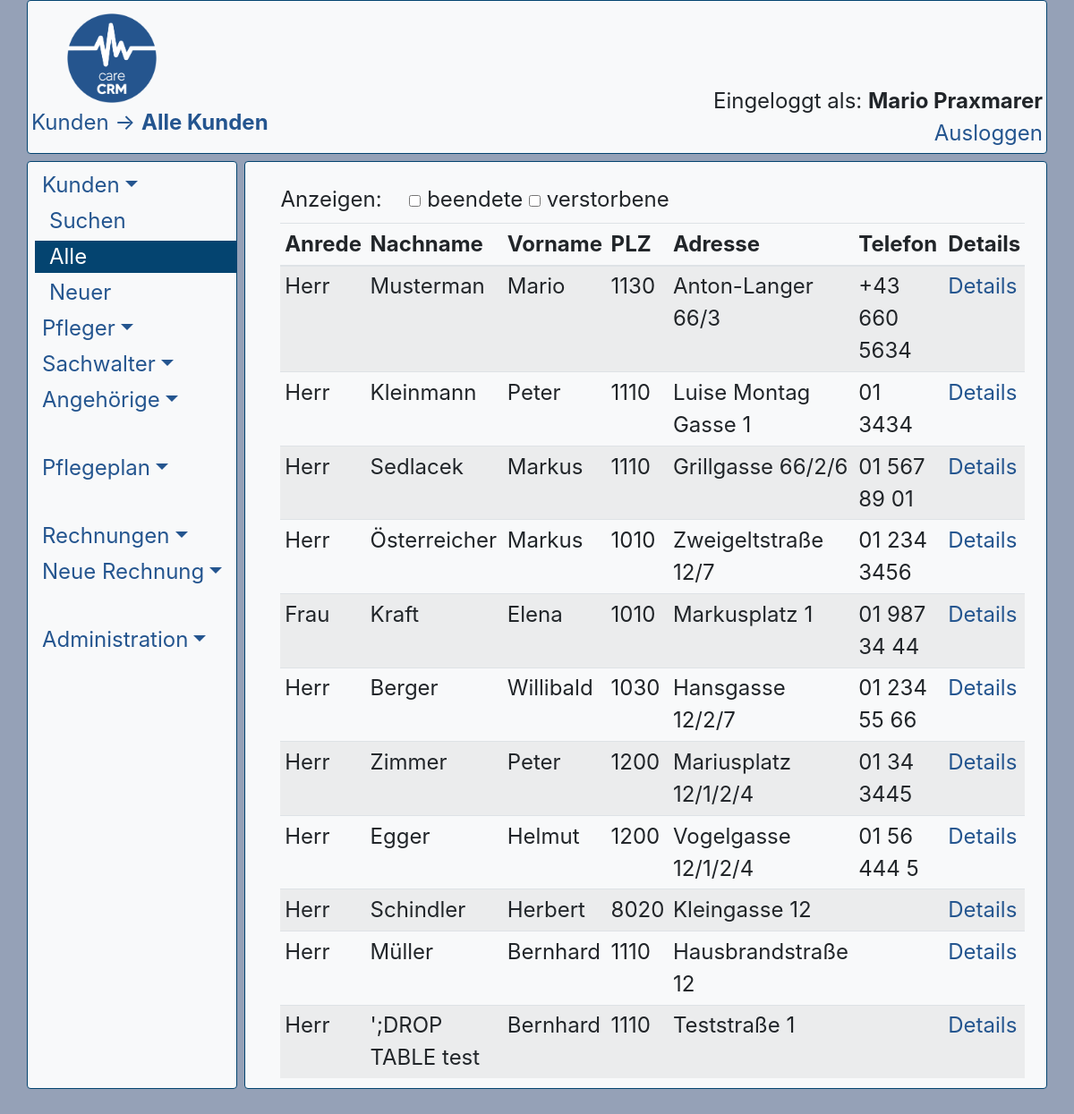
Screenshot of /frontend/kdalle.php (signed in) with the database file from the repository.
### tables this page shows
CREATE TABLE `user` (
  `us_id` int(6) NOT NULL,
  `us_name` varchar(8) NOT NULL,
  `us_pw` varchar(40) NOT NULL,
  `us_mail` varchar(64) NOT NULL,
  `us_vorname` varchar(64) NOT NULL,
  `us_nachname` varchar(64) NOT NULL,
  `us_status` tinyint(1) NOT NULL,
  `us_admin` tinyint(1) NOT NULL
);

CREATE TABLE `adressen` (
  `ad_id` int(6) NOT NULL,
  `kd_id` int(6) DEFAULT NULL,
  `sw_id` int(6) DEFAULT NULL,
  `pg_id` int(6) DEFAULT NULL,
  `ad_aktiv` tinyint(1) NOT NULL,
  `ad_typ` enum('r','b','rb') NOT NULL,
  `ad_strasse` varchar(128) NOT NULL,
  `ad_nr` varchar(4) NOT NULL,
  `ad_stiege` varchar(4) DEFAULT NULL,
  `ad_stock` varchar(3) DEFAULT NULL,
  `ad_tuer` varchar(4) DEFAULT NULL,
  `ad_plz` int(6) NOT NULL
);

CREATE TABLE `kunde` (
  `kd_id` int(6) NOT NULL,
  `kd_anrede` enum('Herr','Frau','Damen & Herren') NOT NULL,
  `kd_titel` enum('Ing.','Dipl.-Ing.','Mag.','Dr.') DEFAULT NULL,
  `kd_vorname` varchar(64) NOT NULL,
  `kd_nachname` varchar(64) NOT NULL,
  `kd_gebdatum` date NOT NULL,
  `kd_tel1` varchar(32) DEFAULT NULL,
  `kd_tel2` varchar(32) DEFAULT NULL,
  `kd_mail` varchar(64) DEFAULT NULL,
  `kd_rg_art` enum('p','m') NOT NULL,
  `kd_aktiv` tinyint(1) DEFAULT NULL,
  `kd_beginn` date DEFAULT NULL,
  `kd_ende` date DEFAULT NULL,
  `kd_ableben` tinyint(1) NOT NULL
);

### frontend/kdalle.php (the view, shortened to what this page needs)
<?php
$siteTitle = "Alle Kunden";
$siteCategory = "Kunden";
include_once('header.php');
include_once('nav.php');
?>
<?php
$dbc = mysqli_connect(DB_HOST,DB_USER,DB_PASSWORD, DB_NAME)
or die(errrorlog($dbc,0));
mysqli_set_charset($dbc,"utf8");
$endequery = " AND (kd_ende IS NULL OR kd_ende >= DATE(NOW()))";
$totquery = " AND kd_ableben = '0'";
$query = "SELECT kunde.kd_id, kunde.kd_ableben, kunde.kd_ende, kunde.kd_anrede, kunde.kd_vorname, kunde.kd_nachname, kunde.kd_tel1, adressen.ad_strasse, adressen.ad_nr, adressen.ad_stiege, adressen.ad_stock, adressen.ad_tuer, adressen.ad_plz FROM kunde, adressen WHERE kunde.kd_id = adressen.kd_id AND adressen.ad_aktiv = 1 AND adressen.ad_typ != 'r'" . $endequery . $totquery;
$data = mysqli_query($dbc, $query)
    or die(errorlog($dbc, $query));
?>
<form method="GET" action="<?php echo $_SERVER["PHP_SELF"]; ?>" id="kd_anzeige">
    Anzeigen:
    <input class="ml-4" type="checkbox" id="kd_ende" value="1" name="kd_ende" <?php if(isset($_GET["kd_ende"])) echo "checked" ?> onchange="document.getElementById('kd_anzeige').submit()">
    <label for="kd_ende">beendete</label>
    <input type="checkbox" id="kd_tot" value="1" name="kd_tot" <?php if(isset($_GET["kd_tot"])) echo "checked" ?> onchange="document.getElementById('kd_anzeige').submit()">
    <label for="kd_tot">verstorbene</label>
</form>
<table class="table table-striped table-sm">
  <thead>
    <tr>
      <th scope="col">Anrede</th>
      <th scope="col">Nachname</th>
      <th scope="col">Vorname</th>
      <th scope="col">PLZ</th>
      <th scope="col">Adresse</th>
      <th scope="col">Telefon</th>
      <th scope="col">Details</th>
    </tr>
  </thead>
  <tbody>
  <?php
    while($row = mysqli_fetch_array($data))
    {
        echo '<tr';
        if($row["kd_ableben"] == 1 || $row["kd_ende"] > 0) echo ' class="table-danger"';
        echo '>';
        echo '<td scope="row">' . $row["kd_anrede"] . '</td>';
        echo '<td>' . $row["kd_nachname"] . '</td>';
        echo '<td>' . $row["kd_vorname"] . '</td>';
        echo '<td>' . $row["ad_plz"] . '</td>';
        echo '<td>' . $row["ad_strasse"] . " " . $row["ad_nr"] . addressseperation($row["ad_stiege"]) . addressseperation($row["ad_stock"]) . addressseperation($row["ad_tuer"]) . '</td>';
        echo '<td>' . $row["kd_tel1"] . '</td>';
        echo '<td><a href="kddetails.php?kd_id=' . $row["kd_id"] . '">Details</a></td></tr>';
    }
  ?>
  </tbody>
</table>
<?php
include_once('footer.php');
?>

### frontend/header.php (shortened to what this page needs)
<!DOCTYPE HTML>
<html>
<head>
    <link rel="stylesheet" href="bootstrap/dist/css/bootstrap.css" />
    <link rel="stylesheet" href="style1.css" />
</head>
<?php
include_once('functions.php');
?>
<body style="background-color: #95a1b7;">
    <div class="container container-fluid">
      <div class="row">
        <div class="col border border-primary rounded mb-2 p-1 d-none d-xl-block bg-light col-xl">
          <div class="container p-0 m-0">
            <div class="row p-0 m-0">
              <div class="col-2 p-0 m-0 ">
                  <img src="images/CareCRM_logo.png" height="100" style="margin-left: 40px;margin-top: 10px; margin-bottom: -20px;">
              </div>
              <div class="col p-0 m-0">
              </div>
              <div class="col p-0 m-0">
              </div>
            </div>
            <div class="row p-0 m-0">
              <div class="col p-0 m-0 text-primary pt-4">
                <?php echo $siteCategory . " &rarr; <b>" . $siteTitle . "</b>"; ?></b>
              </div>
              <div class="col p-0 m-0">
              </div>
              <div class="col p-0 m-0 text-right">
                  <?php
                  if (!isset($_SESSION['userid']))
                  {
                      echo '<b>Sie sind nicht eingeloggt.</b><br /><a href="login.php">Einloggen</a>';
                  }
                  else
                  {
                      $user_userid = $_SESSION['userid'];
                      $dbc = mysqli_connect(DB_HOST, DB_USER, DB_PASSWORD, DB_NAME)
                        or die(errorlog($dbc,$query));
                      $query = "SELECT us_vorname, us_nachname, us_admin, us_status FROM `user` WHERE us_id = '$user_userid'";
                      $data = mysqli_query($dbc, $query)
                        or die(errorlog($dbc,$query));
                      $row = mysqli_fetch_array($data);
                      echo 'Eingeloggt als: <b>' . $row['us_vorname'] . ' ' . $row['us_nachname'] .
                          '</b><br /><a href="logout.php">Ausloggen</a>';
                  }
                  ?>
              </div>
            </div>
          </div>
        </div>
      </div>

### frontend/nav.php (shortened to what this page needs)
            <ul class="nav collapse flex-column <?php navcategoryshow("Kunden");?>" id="submenu1" role="menu" aria-labelledby="nav-btn-1">
                <li><a href="kdalle.php" class="nav-link mr-3 pt-0 pb-0 mb-1<?php navlinkhighlight("kdalle"); ?>">Alle</a>
                </li>
            </ul>
        <?php
        if (isset($_SESSION['userid']))
        {
            $user_userid = $_SESSION['userid'];
            $dbc = mysqli_connect(DB_HOST, DB_USER, DB_PASSWORD, DB_NAME)
            or die(errorlog($dbc,$query));
            $query = "SELECT us_admin FROM `user` WHERE us_id = '$user_userid'";
                ?>
                <?php
        }
        ?>
      <div class="row">
        <div class="col-s-2 border border-primary rounded bg-light d-none d-xl-block mr-2">
        <div style="height: 75vh; overflow-y: scroll;">
        <nav class="mt-2">
<ul class="nav flex-column">
    <li class="nav-item">
      <a href="kunden.php" class="toggle-custom nav-link dropdown-toggle pt-0 pb-0 mb-1<?php navlinkhighlight("kunden"); ?>" id="nav-btn-1" data-toggle="collapse" data-target="#submenu1" aria-expanded="false">Kunden</a>
      <ul class="nav collapse flex-column <?php navcategoryshow("Kunden");?>" id="submenu1" role="menu" aria-labelledby="nav-btn-1">
        <li><a href="kdsuche.php" class="nav-link ml-2 pt-0 pb-0 mb-1<?php navlinkhighlight("kdsuche"); ?>">Suchen</a>
        </li>
        <li><a href="kdalle.php" class="nav-link ml-2 pt-0 pb-0 mb-1<?php navlinkhighlight("kdalle"); ?>">Alle</a>
        </li>
        <li><a href="kdneu.php" class="nav-link ml-2 pt-0 pb-0 mb-1<?php navlinkhighlight("kdneu"); ?>">Neuer</a>
        </li>
      </ul>
    </li>
    <li class="nav-item">
      <a href="pfleger.php" class="toggle-custom nav-link dropdown-toggle pt-0 pb-0 mb-1<?php navlinkhighlight("pfleger"); ?>" id="nav-btn-2" data-toggle="collapse" data-target="#submenu2" aria-expanded="false">Pfleger</a>
    </li>
    <li class="nav-item">
      <a href="sachwalter.php" class="toggle-custom nav-link dropdown-toggle pt-0 pb-0 mb-1<?php navlinkhighlight("sachwalter"); ?>" id="nav-btn-3" data-toggle="collapse" data-target="#submenu3" aria-expanded="false">Sachwalter</a>
    </li>
    <li class="nav-item">
      <a href="angehoerige.php" class="toggle-custom nav-link dropdown-toggle pt-0 pb-0 mb-1<?php navlinkhighlight("angehoerige"); ?>" id="nav-btn-4" data-toggle="collapse" data-target="#submenu4" aria-expanded="false">Angehörige</a>
    </li>
    <br />
    <li class="nav-item">
      <a href="#" class="toggle-custom nav-link dropdown-toggle pt-0 pb-0 mb-1" id="nav-btn-5" data-toggle="collapse" data-target="#submenu5" aria-expanded="false">Pflegeplan</a>
    </li>
    <br />
    <li class="nav-item">
      <a href="#" class="toggle-custom nav-link dropdown-toggle pt-0 pb-0 mb-1" id="nav-btn-6" data-toggle="collapse" data-target="#submenu6" aria-expanded="false">Rechnungen</a>
    </li>
    <li class="nav-item">
      <a href="#" class="toggle-custom nav-link dropdown-toggle pt-0 pb-0 mb-1" id="nav-btn-7" data-toggle="collapse" data-target="#submenu7" aria-expanded="false">Neue Rechnung</a>
    </li>
    <br />
    <?php
    if (isset($_SESSION['userid']))
    {
        $user_userid = $_SESSION['userid'];
        $dbc = mysqli_connect(DB_HOST, DB_USER, DB_PASSWORD, DB_NAME)
        or die(errorlog($dbc,$query));
        $query = "SELECT us_admin FROM `user` WHERE us_id = '$user_userid'";
        $data = mysqli_query($dbc, $query)
        or die(errorlog($dbc,$query));
        $row = mysqli_fetch_array($data);
        if($row["us_admin"] == 1)
        {
            ?>
            <li class="nav-item">
                <a href="#" class="toggle-custom nav-link dropdown-toggle pt-0 pb-0 mb-1" id="nav-btn-8" data-toggle="collapse" data-target="#submenu8" aria-expanded="false">Administration</a>
            </li>
            <?php
        }
    }
    ?>
</ul>
</nav>
</div>
        </div>
        <div class="col-xl border border-primary rounded bg-light">
        <div class="p-4" style="height: 75vh; overflow-y: scroll; margin-right: -15px;">

### frontend/functions.php (shortened to what this page needs)
<?php
function navlinkhighlight($sitename)
{
  if (basename($_SERVER['SCRIPT_FILENAME'],'.php') == $sitename) echo " bg-primary text-white";
}
function navcategoryshow($category)
{
    global $siteCategory;
    if($siteCategory == $category) echo " show";
}
function addressseperation($number)
{
  if ((is_int($number) && $number != 0) || (is_string($number) && $number != ""))
  {
    return "/".$number;
  }
}
?>

### frontend/footer.php
</div>
        </div>
      </div>
    </div>
</body>
</html>

### rows the page displays
user: us_vorname "Mario", us_nachname "Praxmarer"
adressen: kd.kd_anrede "Herr", kd.kd_nachname "Musterman", kd.kd_vorname "Mario", ad_plz "1130", ad_strasse "Anton-Langer", ad_nr "66", ad_tuer "/3", kd.kd_tel1 "+43 660 5634"
adressen: kd.kd_anrede "Herr", kd.kd_nachname "Kleinmann", kd.kd_vorname "Peter", ad_plz "1110", ad_strasse "Luise Montag Gasse", ad_nr "1", kd.kd_tel1 "01 3434"
adressen: kd.kd_anrede "Herr", kd.kd_nachname "Sedlacek", kd.kd_vorname "Markus", ad_plz "1110", ad_strasse "Grillgasse", ad_nr "66", ad_stiege "/2", ad_tuer "/6", kd.kd_tel1 "01 567 89 01"
adressen: kd.kd_anrede "Herr", kd.kd_nachname "Österreicher", kd.kd_vorname "Markus", ad_plz "1010", ad_strasse "Zweigeltstraße", ad_nr "12", ad_stiege "/7", kd.kd_tel1 "01 234 3456"
adressen: kd.kd_anrede "Frau", kd.kd_nachname "Kraft", kd.kd_vorname "Elena", ad_plz "1010", ad_strasse "Markusplatz", ad_nr "1", kd.kd_tel1 "01 987 34 44"
adressen: kd.kd_anrede "Herr", kd.kd_nachname "Berger", kd.kd_vorname "Willibald", ad_plz "1030", ad_strasse "Hansgasse", ad_nr "12", ad_stiege "/2", ad_tuer "/7", kd.kd_tel1 "01 234 55 66"
adressen: kd.kd_anrede "Herr", kd.kd_nachname "Zimmer", kd.kd_vorname "Peter", ad_plz "1200", ad_strasse "Mariusplatz", ad_nr "12", ad_stiege "/1", ad_stock "/2", ad_tuer "/4", kd.kd_tel1 "01 34 3445"
adressen: kd.kd_anrede "Herr", kd.kd_nachname "Egger", kd.kd_vorname "Helmut", ad_plz "1200", ad_strasse "Vogelgasse", ad_nr "12", ad_stiege "/1", ad_stock "/2", ad_tuer "/4", kd.kd_tel1 "01 56 444 5"
adressen: kd.kd_anrede "Herr", kd.kd_nachname "Schindler", kd.kd_vorname "Herbert", ad_plz "8020", ad_strasse "Kleingasse", ad_nr "12"
adressen: kd.kd_anrede "Herr", kd.kd_nachname "Müller", kd.kd_vorname "Bernhard", ad_plz "1110", ad_strasse "Hausbrandstraße", ad_nr "12"
adressen: kd.kd_anrede "Herr", kd.kd_nachname "';DROP TABLE test", kd.kd_vorname "Bernhard", ad_plz "1110", ad_strasse "Teststraße", ad_nr "1"

### other values shown
$siteCategory "Kunden"
$siteTitle "Alle Kunden"
